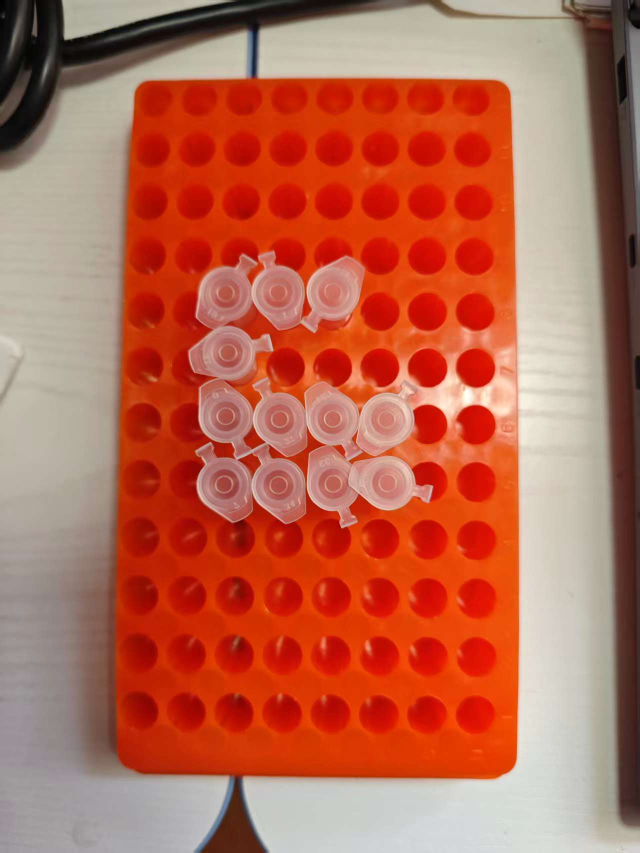
#> input picture LaserMarker_CV/images/tubes_on_board_shape.jpg, 1279 x 1706 px, found by its file name (shown at 1/2 size)
$ python detect_tubes_by_hole_map.py
#> lines starting #> are read from the running program, lines starting #| are printed output that depends on the picture; after the words box and inside, x2 and y2 are one past the last pixel; in counts of white or black regions, pixels touching at a corner belong together

import cv2
import numpy as np
import os
from scipy import ndimage

# ⚠️ CRITICAL REMINDERS:
# 1. img.shape is TUPLE (height, width, channels) - use img.shape[0] for height, img.shape[1] for width
# 2. OpenCV uses BGR order - cv2.split() returns (Blue, Green, Red)

def resize_image_by_height(image, target_height=800):
    """Resize image to target height while maintaining aspect ratio."""
    height, width = image.shape[:2]
    if height == target_height:
        return image
    scale = target_height / height
    new_width = int(width * scale)
    resized = cv2.resize(image, (new_width, target_height), interpolation=cv2.INTER_AREA)
    return resized

def detect_board(image, gray):
    """
    STEP 1: Detect the tube holding board - a filled rectangular shape.
    Returns the board mask, bounding box, and contour.
    """
    _, binary = cv2.threshold(gray, 100, 255, cv2.THRESH_BINARY_INV)
    kernel = cv2.getStructuringElement(cv2.MORPH_ELLIPSE, (11, 11))
    binary = cv2.morphologyEx(binary, cv2.MORPH_CLOSE, kernel)
    binary = cv2.morphologyEx(binary, cv2.MORPH_OPEN, kernel)

    contours, _ = cv2.findContours(binary, cv2.RETR_EXTERNAL, cv2.CHAIN_APPROX_SIMPLE)
    if not contours:
        return None, None, None, None

    largest_contour = max(contours, key=cv2.contourArea)
    area = cv2.contourArea(largest_contour)
    image_area = image.shape[0] * image.shape[1]
    if area < image_area * 0.1:
        return None, None, None, None

    x, y, w, h = cv2.boundingRect(largest_contour)
    board_mask = np.zeros(gray.shape, dtype=np.uint8)
    cv2.drawContours(board_mask, [largest_contour], 0, 255, -1)

    return board_mask, (x, y, w, h), largest_contour, gray[y:y+h, x:x+w]

def detect_holes(board_roi_gray, board_bbox):
    """
    STEP 2: Detect dark orange holes by analyzing brightness.
    Maps hole positions in a grid pattern.
    """
    x_offset, y_offset, _, _ = board_bbox

    # Morphological operations
    kernel = cv2.getStructuringElement(cv2.MORPH_ELLIPSE, (7, 7))
    closed = cv2.morphologyEx(board_roi_gray, cv2.MORPH_CLOSE, kernel)

    # Invert threshold to get dark holes
    _, holes_binary = cv2.threshold(closed, 120, 255, cv2.THRESH_BINARY_INV)

    # Label connected components
    labeled_array, num_features = ndimage.label(holes_binary)

    hole_list = []

    # Find centroid of each hole
    for i in range(1, num_features + 1):
        component_mask = (labeled_array == i)
        area = np.sum(component_mask)

        # Filter by area
        if area < 50 or area > 3000:
            continue

        coords = np.where(component_mask)
        if len(coords[0]) == 0:
            continue

        cy = int(np.mean(coords[0]))
        cx = int(np.mean(coords[1]))

        # Convert to original coordinates
        orig_x = x_offset + cx
        orig_y = y_offset + cy

        hole_list.append({
            'x': orig_x,
            'y': orig_y,
            'area': area,
            'roi_x': cx,
            'roi_y': cy,
            'occupied': False
        })

    return hole_list, holes_binary

def detect_tubes_in_holes(board_roi, board_roi_gray, hole_list, board_bbox):
    """
    STEP 3: Detect which holes are covered by tubes.
    Direct hole-based detection: check each hole for tube presence
    by analyzing brightness and color around the hole position.
    """
    x_offset, y_offset, _, _ = board_bbox
    b_channel, g_channel, r_channel = cv2.split(board_roi)
    blurred_b = cv2.medianBlur(b_channel, 5)
    blurred_r = cv2.medianBlur(r_channel, 5)
    blurred_g = cv2.medianBlur(g_channel, 5)

    occupied_tubes = []

    # For each detected hole, check if a tube is present
    for hole_idx, hole in enumerate(hole_list):
        roi_x = hole['roi_x']
        roi_y = hole['roi_y']

        # Define analysis region around hole (larger area to detect tube)
        analysis_radius = 35
        y_start = max(0, roi_y - analysis_radius)
        y_end = min(board_roi.shape[0], roi_y + analysis_radius)
        x_start = max(0, roi_x - analysis_radius)
        x_end = min(board_roi.shape[1], roi_x + analysis_radius)

        # Get pixels in analysis region
        roi_b = blurred_b[y_start:y_end, x_start:x_end]
        roi_r = blurred_r[y_start:y_end, x_start:x_end]
        roi_g = blurred_g[y_start:y_end, x_start:x_end]

        # Calculate average brightness and color in region
        avg_brightness = np.mean(roi_b)
        avg_red = np.mean(roi_r)
        avg_green = np.mean(roi_g)

        # Check for high variance in brightness (tubes have visible edges/gradient)
        brightness_std = np.std(roi_b)

        # Tube detection criteria:
        # 1. Region should have higher than average brightness (tubes are lighter than board)
        # 2. Should have good red component (tubes appear reddish)
        # 3. Should have brightness variance (not uniform hole)

        has_tube = False
        tube_confidence = 0.0

        # Criterion 1: Brightness significantly higher than dark hole area
        if avg_brightness > 100:  # Tubes are much brighter than dark orange board
            has_tube = True
            tube_confidence += avg_brightness / 255.0

        # Criterion 2: Red channel dominance (tubes have red/pink tint)
        if avg_red > 110:
            red_dominance = (avg_red - avg_green) / 255.0
            if red_dominance > 0.05:
                has_tube = True
                tube_confidence += abs(red_dominance)

        # Criterion 3: Variance indicates visible structure (not uniform dark hole)
        if brightness_std > 15:
            has_tube = True
            tube_confidence += min(brightness_std / 50.0, 1.0)

        # Criterion 4: Check for lighter spots (tubes appear lighter)
        bright_pixels = np.sum(roi_b > 130)
        bright_ratio = bright_pixels / roi_b.size if roi_b.size > 0 else 0

        if bright_ratio > 0.15:  # More than 15% of area is bright
            has_tube = True
            tube_confidence += bright_ratio

        # Mark hole as occupied if confidence is high enough
        if has_tube and tube_confidence > 0.5:
            hole_list[hole_idx]['occupied'] = True

            # Calculate orientation angle from brightness gradient
            # Get larger region for gradient calculation
            gradient_radius = int(analysis_radius * 1.2)
            gy_start = max(0, roi_y - gradient_radius)
            gy_end = min(board_roi.shape[0], roi_y + gradient_radius)
            gx_start = max(0, roi_x - gradient_radius)
            gx_end = min(board_roi.shape[1], roi_x + gradient_radius)

            grad_region = blurred_b[gy_start:gy_end, gx_start:gx_end]

            # Calculate gradients
            gy, gx = np.gradient(grad_region.astype(float))
            angle = np.arctan2(np.mean(gy), np.mean(gx)) * 180 / np.pi

            occupied_tubes.append({
                'x': hole['x'],
                'y': hole['y'],
                'radius': 20,  # Standard tube radius for visualization
                'brightness': avg_brightness,
                'color_diff': avg_red - avg_green,
                'angle': angle,
                'hole_idx': hole_idx,
                'confidence': tube_confidence
            })

    return occupied_tubes, hole_list

def main():
    image_path = "tubes_on_board_shape.jpg"

    if not os.path.exists(image_path):
        print(f"Error: {image_path} not found!")
        return

    original_image = cv2.imread(image_path)
#> original_image is the input picture: shape (1706, 1279, 3); mean B, G, R 82.8, 104.6, 184.6
    if original_image is None:
        print(f"Could not load image")
        return

    image = resize_image_by_height(original_image, target_height=800)
    gray = cv2.cvtColor(image, cv2.COLOR_BGR2GRAY)

    print("\n" + "=" * 70)
    print("TUBE DETECTION BY HOLE MAPPING")
    print("=" * 70)

    # STEP 1
    print("\nSTEP 1: Detecting board contour...")
    board_mask, board_bbox, board_contour, board_roi_gray = detect_board(image, gray)
#> in detect_board, `binary = cv2.morphologyEx(binary, cv2.MORPH_OPEN, kernel)`:
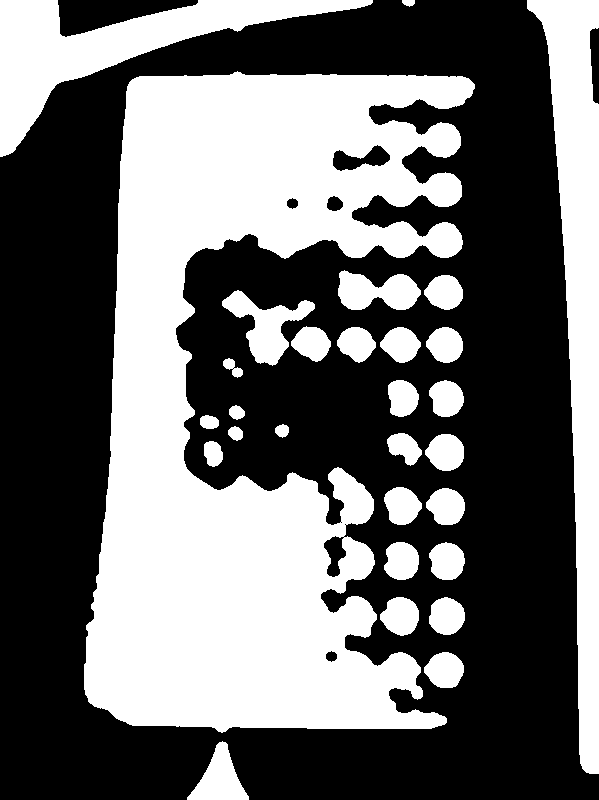
#> binary: shape (800, 599); 42.4% white; 29 white regions
#> in detect_board, `contours, _ = cv2.findContours(binary, cv2.RETR_EXTERNAL, cv2.CHAIN_AP..`: contours = 29 contours; largest, box (x1, y1, x2, y2) and area: (84, 71, 475, 733) 138176, (527, 0, 599, 774) 23350, (0, 0, 373, 157) 15884, (222, 290, 315, 366) 2619, (338, 270, 421, 310) 2148
#> in detect_board, `largest_contour = max(contours, key=cv2.contourArea)`: largest_contour = contour of 1113 points, box (x1, y1, x2, y2) (84, 71, 475, 733), area 138176
#> in detect_board, `area = cv2.contourArea(largest_contour)`: area = 138175.5
#> in detect_board, `x, y, w, h = cv2.boundingRect(largest_contour)`: x = 84; y = 71; w = 391; h = 662
#> board_bbox = (84, 71, 391, 662); board_contour has the same summary as largest_contour in detect_board

    if board_mask is None:
        print("Could not detect board!")
        return

    x, y, w, h = board_bbox
#> x = 84; y = 71; w = 391; h = 662
    print(f"Board found at ({x}, {y}) with size {w}x{h}")
#| Board found at (84, 71) with size 391x662

    # STEP 2
    print("\nSTEP 2: Mapping dark orange holes...")
    hole_list, holes_binary = detect_holes(board_roi_gray, board_bbox)
#> in detect_holes, `x_offset, y_offset, _, _ = board_bbox`: x_offset = 84; y_offset = 71
#> in detect_holes, `labeled_array, num_features = ndimage.label(holes_binary)`:
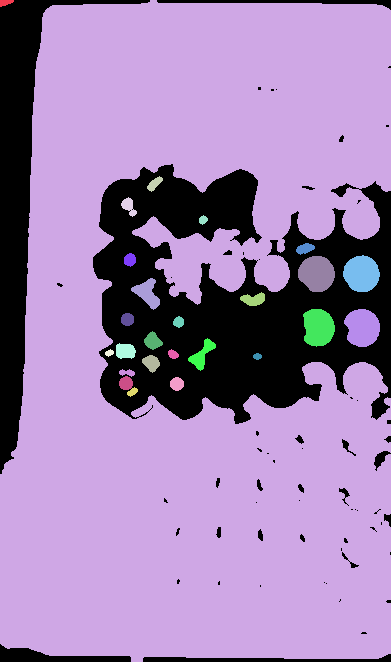
#> labeled_array: shape (662, 391) int32; 27 distinct labels, from 0 to 26; one colour per label, 0 black
#> in detect_holes, `labeled_array, num_features = ndimage.label(holes_binary)`: num_features = 26
#> the loop in detect_holes, `for i in range(1, num_features + 1):` made 26 passes
#> (area, coords, cy, cx, orig_x, orig_y) on passes 1, 3, 4, 5, 6: (68, 68 positions, rows 0 to 6, columns 0 to 13, 2, 5, 89, 73), (127, 127 positions, rows 176 to 191, columns 147 to 162, 183, 154, 238, 254), (165, 165 positions, rows 197 to 216, columns 121 to 136, 205, 128, 212, 276), (61, 61 positions, rows 215 to 224, columns 199 to 207, 219, 202, 286, 290), (147, 147 positions, rows 243 to 254, columns 296 to 314, 248, 304, 388, 319)
#> after the loop in detect_holes, `for i in range(1, num_features + 1):`: hole_list = 23 items
#> hole_list = 23 items
    print(f"Found {len(hole_list)} holes")
#| Found 23 holes

    # STEP 3
    print("\nSTEP 3: Detecting tubes covering holes...")
    board_roi = image[y:y+h, x:x+w]
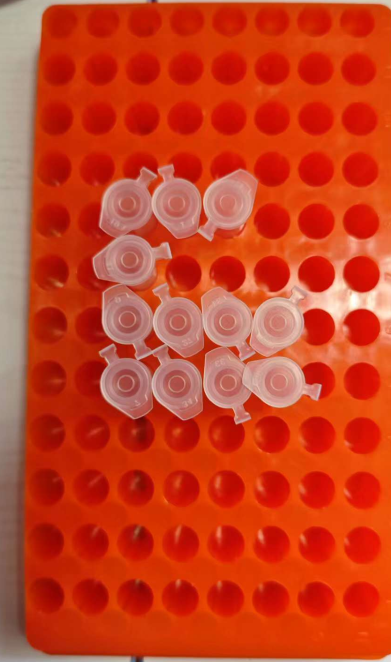
#> board_roi: shape (662, 391, 3); mean B, G, R 32.8, 63.7, 201.6
    tubes, updated_holes = detect_tubes_in_holes(board_roi, board_roi_gray, hole_list, board_bbox)
#> in detect_tubes_in_holes, `x_offset, y_offset, _, _ = board_bbox`: x_offset = 84; y_offset = 71
#> in detect_tubes_in_holes, `b_channel, g_channel, r_channel = cv2.split(board_roi)`:
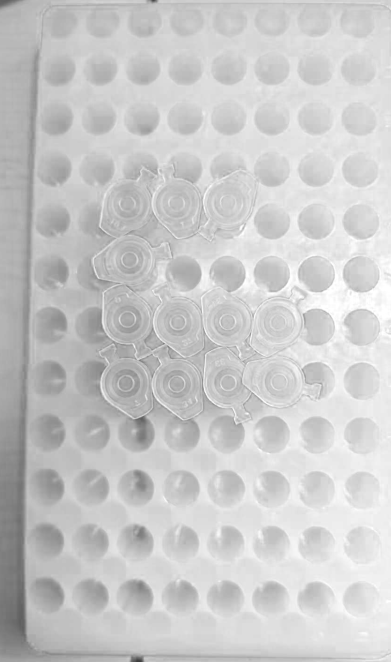
#> r_channel: shape (662, 391); min 60, max 255, mean 201.6
#> the loop in detect_tubes_in_holes, `for hole_idx, hole in enumerate(hole_list):` made 23 passes
#> (roi_x, roi_y, y_start, y_end, x_start, x_end, avg_brightness, avg_red) on passes 1 to 8: (5, 2, 0, 37, 0, 40, 155, 178.6), (154, 183, 148, 218, 119, 189, 66.12, 195.6), (128, 205, 170, 240, 93, 163, 75.68, 188.9), (202, 219, 184, 254, 167, 237, 83.2, 202.7), (304, 248, 213, 283, 269, 339, 22.76, 218.2), (129, 259, 224, 294, 94, 164, 80.87, 187.5), (361, 273, 238, 308, 326, 391, 92.97, 233.4), (316, 273, 238, 308, 281, 351, 74.15, 227)
#> after the loop in detect_tubes_in_holes, `for hole_idx, hole in enumerate(hole_list):`:
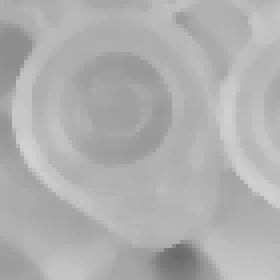
#> roi_r: shape (70, 70) (shown 4 times larger); min 107, max 209, mean 175.6

    occupied = sum(1 for h in updated_holes if h['occupied'])
    print(f"Found {len(tubes)} tubes in {occupied} holes\n")
#| Found 23 tubes in 23 holes

    # Results
    print("-" * 70)
    print("HOLE MAP:")
    for i, hole in enumerate(updated_holes, 1):
        status = "🔴 OCCUPIED" if hole['occupied'] else "⚪ EMPTY"
        print(f"Hole {i:2d}: ({hole['x']:4d}, {hole['y']:4d}) {status}")
#> this loop made 23 passes
#| Hole  1: (  89,   73) 🔴 OCCUPIED
#| Hole  2: ( 238,  254) 🔴 OCCUPIED
#| Hole  3: ( 212,  276) 🔴 OCCUPIED
#| Hole  4: ( 286,  290) 🔴 OCCUPIED
#| Hole  5: ( 388,  319) 🔴 OCCUPIED
#> (further printed lines are left out)

    print("\n" + "-" * 70)
    print("DETECTED TUBES:")
    for i, tube in enumerate(tubes, 1):
        angle_display = f"{tube['angle']:.1f}°" if tube['angle'] != 0 else "0.0°"
        print(f"T{i}: Hole {tube['hole_idx']+1} | Pos: ({tube['x']}, {tube['y']}) | Angle: {angle_display} | Brightness: {tube['brightness']:.1f} | Conf: {tube['confidence']:.2f}")
    print("-" * 70)

    # Visualization
    display = image.copy()
    if board_contour is not None:
        cv2.drawContours(display, [board_contour], 0, (0, 255, 255), 3)
#> display: shape (800, 599, 3); mean B, G, R 81.7, 111, 186.6

    # Draw holes with labels
    for hole_idx, hole in enumerate(updated_holes, 1):
        color = (0, 165, 255) if hole['occupied'] else (128, 128, 128)
        cv2.circle(display, (hole['x'], hole['y']), 15, color, 2)

        # Add hole label
        label = f"H{hole_idx}"
        text_size = cv2.getTextSize(label, cv2.FONT_HERSHEY_SIMPLEX, 0.6, 1)[0]
        text_x = hole['x'] - text_size[0] // 2
        text_y = hole['y'] + text_size[1] // 2
        cv2.putText(display, label, (text_x, text_y), cv2.FONT_HERSHEY_SIMPLEX,
                   0.6, (255, 255, 255), 1)
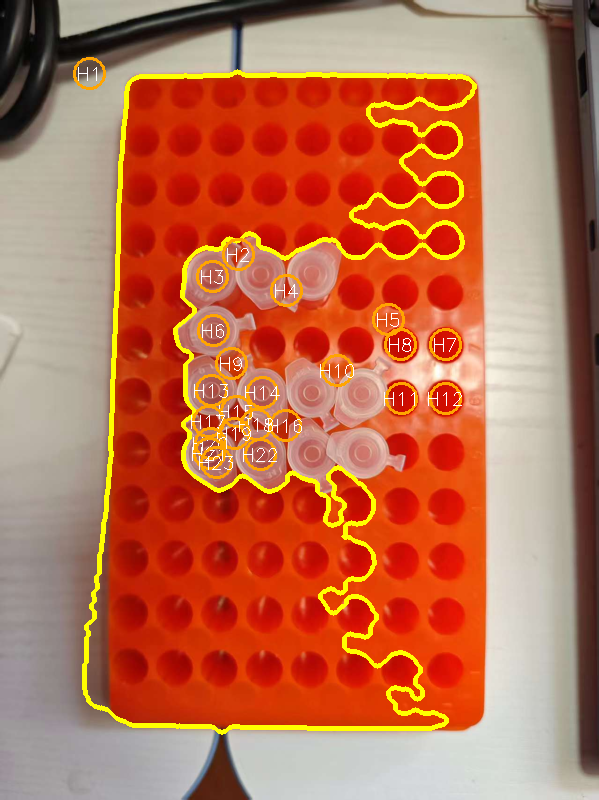
#> display: shape (800, 599, 3); mean B, G, R 81.3, 112.4, 187.6

    colors = [(0, 255, 0), (255, 0, 0), (0, 0, 255), (255, 255, 0),
              (255, 0, 255), (0, 255, 255), (255, 127, 0), (127, 255, 0)]

    # Draw tubes with labels and orientation
    for i, tube in enumerate(tubes, 1):
        color = colors[(i - 1) % len(colors)]
        cv2.circle(display, (tube['x'], tube['y']), tube['radius'], color, 2)
        cv2.circle(display, (tube['x'], tube['y']), 4, (0, 0, 255), -1)

        # Draw orientation line
        angle_rad = tube['angle'] * np.pi / 180
        line_len = int(tube['radius'] * 1.3)
        end_x = int(tube['x'] + line_len * np.cos(angle_rad))
        end_y = int(tube['y'] + line_len * np.sin(angle_rad))
        cv2.line(display, (tube['x'], tube['y']), (end_x, end_y), color, 2)

        # Add tube label
        label = f"T{i}"
        label_x = tube['x'] + 25
        label_y = tube['y'] - 10
        cv2.putText(display, label, (label_x, label_y), cv2.FONT_HERSHEY_SIMPLEX,
                   0.7, color, 2)
#> display: shape (800, 599, 3); 3.03% of pixels changed, all inside (x1, y1, x2, y2) = (62, 47, 509, 484)

    # Summary at top
    cv2.putText(display, f"Tubes Found: {len(tubes)} | Holes: {len(hole_list)} | Occupied: {occupied}", (20, 40),
               cv2.FONT_HERSHEY_SIMPLEX, 1.1, (0, 255, 0), 2)
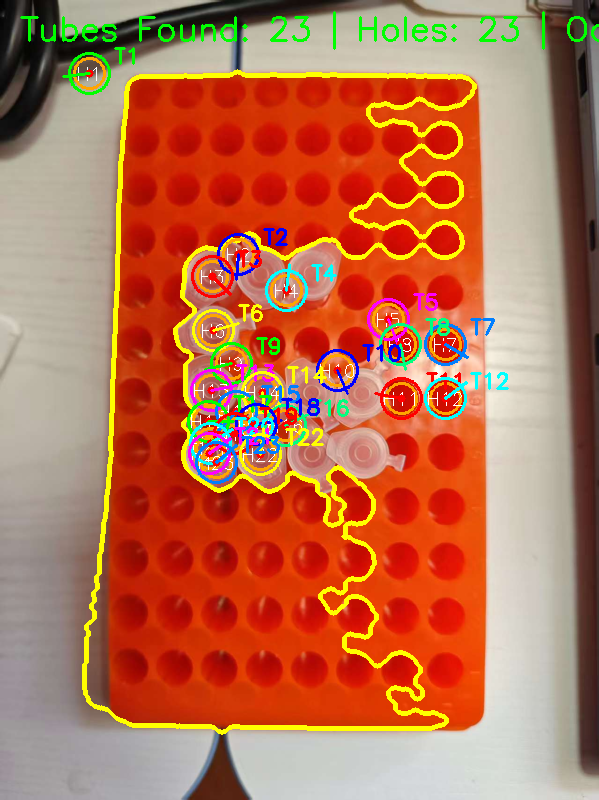
#> display: shape (800, 599, 3); mean B, G, R 82.1, 113.6, 183.7

    cv2.imshow("Hole Mapping Detection", display)
    print("\nPress any key to close...")
    cv2.waitKey(0)
    cv2.destroyAllWindows()

    cv2.imwrite("detected_tubes_by_hole_map.jpg", display)
    print(f"Saved to detected_tubes_by_hole_map.jpg\n" + "=" * 70)

if __name__ == "__main__":
    main()
